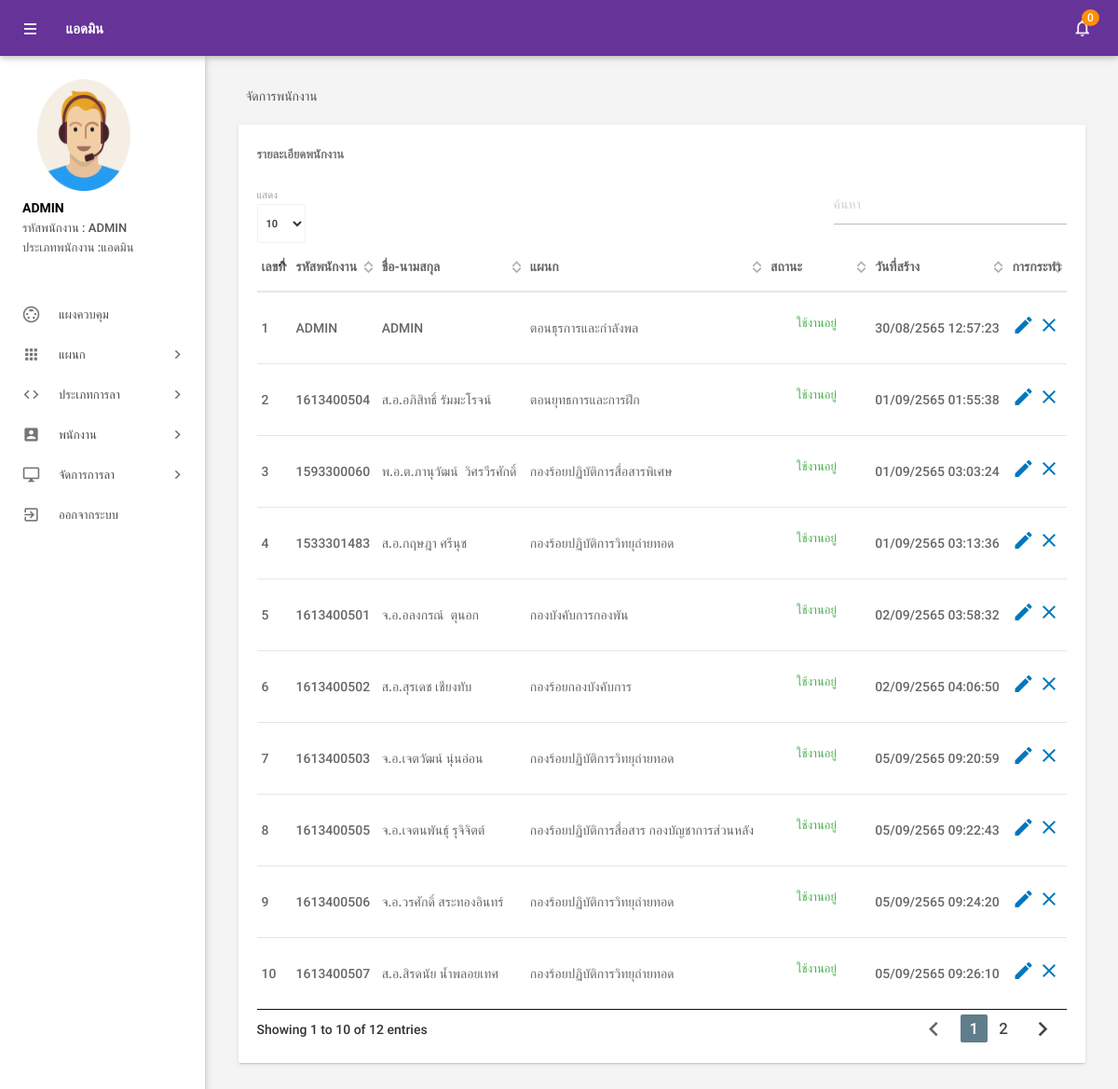
The app's page /admin/manageemployee.php (signed in) with its own data.
### tables this page shows
CREATE TABLE `picture` (
  `id` int(11) NOT NULL,
  `path` text NOT NULL,
  `eid` int(11) NOT NULL
);

CREATE TABLE `tblemployees` (
  `id` int(11) NOT NULL,
  `EmpId` varchar(100) NOT NULL,
  `Prefix` varchar(100) NOT NULL,
  `FirstName` varchar(150) NOT NULL,
  `LastName` varchar(150) NOT NULL,
  `EmailId` varchar(200) NOT NULL,
  `Password` varchar(180) NOT NULL,
  `Gender` enum('ชาย','หญิง','อื่นๆ') NOT NULL,
  `Dob` varchar(100) NOT NULL,
  `Department` varchar(255) NOT NULL,
  `Address` varchar(255) NOT NULL,
  `provinces` varchar(200) NOT NULL,
  `amphures` varchar(100) NOT NULL,
  `districts` varchar(150) NOT NULL,
  `zip_code` text NOT NULL,
  `Phonenumber` char(11) NOT NULL,
  `Status` int(1) NOT NULL,
  `Type_Employee` enum('พนักงานทั่วไป','แอดมิน') NOT NULL,
  `RegDate` timestamp NOT NULL DEFAULT current_timestamp()
);

### admin/manageemployee.php (the view, shortened to what this page needs)
<?php
include('includes/config.php');
if (strlen($_SESSION['alogin']) == 0) {
    header('location:index.php');
} else {
?>
    <!DOCTYPE html>
    <html lang="th">
    <head>
        <link type="text/css" rel="stylesheet" href="../assets/plugins/materialize/css/materialize.min.css" />
        <link href="../assets/plugins/material-preloader/css/materialPreloader.min.css" rel="stylesheet">
        <link href="../assets/plugins/datatables/css/jquery.dataTables.min.css" rel="stylesheet">
        <link href="../assets/css/alpha.min.css" rel="stylesheet" type="text/css" />
        <link href="../assets/css/custom.css" rel="stylesheet" type="text/css" />
    </head>
    <body>
        <?php include('includes/header.php'); ?>
        <?php include('includes/sidebar.php'); ?>
        <main class="mn-inner">
            <div class="row">
                <div class="col s12">
                    <div class="page-title">จัดการพนักงาน</div>
                </div>
                <div class="col s12 m12 l12">
                    <div class="card">
                        <div class="card-content">
                            <span class="card-title">รายละเอียดพนักงาน</span>
                            <table id="example" class="display responsive-table ">
                                <thead>
                                    <tr>
                                        <th>เลขที่</th>
                                        <th>รหัสพนักงาน</th>
                                        <th>ชื่อ-นามสกุล</th>
                                        <th>แผนก</th>
                                        <th>สถานะ</th>
                                        <th>วันที่สร้าง</th>
                                        <th>การกระทำ</th>
                                    </tr>
                                </thead>
                                <tbody>
                                    <?php $sql = "SELECT EmpId,Prefix,FirstName,LastName,Department,Status,RegDate,id from  tblemployees";
                                    $query = $dbh->prepare($sql);
                                    $query->execute();
                                    $results = $query->fetchAll(PDO::FETCH_OBJ);
                                    $cnt = 1;
                                    if ($query->rowCount() > 0) {
                                        foreach ($results as $result) {               ?>
                                            <tr>
                                                <td> <?php echo htmlentities($cnt); ?></td>
                                                <td><?php echo htmlentities($result->EmpId); ?></td>
                                                <td><?php echo htmlentities($result->Prefix); ?><?php echo htmlentities($result->FirstName); ?>&nbsp;<?php echo htmlentities($result->LastName); ?></td>
                                                <td><?php echo htmlentities($result->Department); ?></td>
                                                <td><?php $stats = $result->Status;
                                                    if ($stats) {
                                                    ?>
                                                        <a class="waves-effect waves-green btn-flat m-b-xs">ใช้งานอยู่</a>
                                                    <?php } else { ?>
                                                        <a class="waves-effect waves-red btn-flat m-b-xs">ไม่ใช้งาน</a>
                                                    <?php } ?>
                                                </td>
                                                <td><?php echo  date('d/m/Y H:i:s',strtotime("+543 years",strtotime(($result->RegDate)))) ; ?></td>
                                                <td><a href="editemployee.php?empid=<?php echo htmlentities($result->id); ?>"><i class="material-icons">mode_edit</i></a>
                                                    <?php if ($result->Status == 1) { ?>
                                                        <a href="manageemployee.php?inid=<?php echo htmlentities($result->id); ?>" onclick="return confirm('คุณแน่ใจหรือว่าต้องการปิดใช้งานพนักงานชื่อ <?php echo htmlentities($result->FirstName); ?>&nbsp;<?php echo htmlentities($result->LastName); ?>?');"" > <i class=" material-icons" title="Inactive">clear</i>
                                                            <?php } ?>
                                                </td>
                                            </tr>
                                    <?php $cnt++;
                                        }
                                    } ?>
                                </tbody>
                            </table>
                        </div>
                    </div>
                </div>
            </div>
        </main>
        </div>
        <div class="left-sidebar-hover"></div>
    </body>
    </html>
<?php } ?>

### admin/includes/sidebar.php (shortened to what this page needs)
     <aside id="slide-out" class="side-nav white fixed">
         <div class="side-nav-wrapper">
             <div class="sidebar-profile">
                 <div class="sidebar-profile-image">
                     <?php
                        $eid = $_SESSION['eid'];
                        $sql2 = "SELECT * from  tblemployees left join picture on picture.eid = tblemployees.id where tblemployees.id  =:eid order by picture.id desc";
                        $query2 = $dbh->prepare($sql2);
                        $query2->bindParam(':eid', $eid, PDO::PARAM_STR);
                        $query2->execute();
                        $results2 = $query2->fetch(PDO::FETCH_ASSOC);
                        if
                        (!is_null($results2['path'])){
                            $image_src = (isset($_SERVER['HTTPS']) && $_SERVER['HTTPS'] === 'on' ? "https" : "http") . "://$_SERVER[HTTP_HOST]/elms/images/" . $results2['path'];
                        }
                        else{
                            $image_src = (isset($_SERVER['HTTPS']) && $_SERVER['HTTPS'] === 'on' ? "https" : "http") . "://$_SERVER[HTTP_HOST]/elms/images/default.png" ;
                        }
?>
                     <a
                         href="form-images.php?eid=<?= $_SESSION['eid'] ?>&redirecturl=<?=(isset($_SERVER['HTTPS']) && $_SERVER['HTTPS'] === 'on' ? "https" : "http") . "://$_SERVER[HTTP_HOST]$_SERVER[REQUEST_URI]";?>"><img
                             src="<?= $image_src  ?>" alt=""></a>
                 </div>
                 <div class="sidebar-profile-info">
                     <?php
                        $eid = $_SESSION['eid'];
                        $sql = "SELECT FirstName,LastName,EmpId,Type_Employee,Prefix from  tblemployees where id=:eid";
                        $query = $dbh->prepare($sql);
                        $query->bindParam(':eid', $eid, PDO::PARAM_STR);
                        $query->execute();
                        $results = $query->fetchAll(PDO::FETCH_OBJ);
                        if ($query->rowCount() > 0) {
                            foreach ($results as $result) {               ?>
                     <p><?php echo htmlentities($result->Prefix . " " . $result->FirstName . " " . $result->LastName); ?>
                     </p>
                     <span>รหัสพนักงาน : </span><span><?php echo htmlentities($result->EmpId) ?></span> <br>
                     <span>ประเภทพนักงาน :<?php echo htmlentities($result->Type_Employee) ?></span>
                     <?php }
                        } ?>
                 </div>
             </div>
             <ul class="sidebar-menu collapsible collapsible-accordion" data-collapsible="accordion">
                 <li class="no-padding"><a class="waves-effect waves-grey" href="dashboard.php"><i
                             class="material-icons">settings_input_svideo</i>แผงควบคุม</a></li>
                 <li class="no-padding">
                     <a class="collapsible-header waves-effect waves-grey"><i class="material-icons">apps</i>แผนก<i
                             class="nav-drop-icon material-icons">keyboard_arrow_right</i></a>
                 </li>
                 <li class="no-padding">
                     <a class="collapsible-header waves-effect waves-grey"><i
                             class="material-icons">code</i>ประเภทการลา<i
                             class="nav-drop-icon material-icons">keyboard_arrow_right</i></a>
                 </li>
                 <li class="no-padding">
                     <a class="collapsible-header waves-effect waves-grey"><i
                             class="material-icons">account_box</i>พนักงาน<i
                             class="nav-drop-icon material-icons">keyboard_arrow_right</i></a>
                 </li>
                 <li class="no-padding">
                     <a class="collapsible-header waves-effect waves-grey"><i
                             class="material-icons">desktop_windows</i>จัดการการลา<i
                             class="nav-drop-icon material-icons">keyboard_arrow_right</i></a>
                 </li>
                 <li class="no-padding">
                     <a class="waves-effect waves-grey" href="logout.php"><i
                             class="material-icons">exit_to_app</i>ออกจากระบบ</a>
                 </li>
             </ul>
         </div>
     </aside>

### records on screen
picture: path (placeholder picture)
tblemployees: Prefix+FirstName+LastName "ADMIN", EmpId "ADMIN", Type_Employee "แอดมิน", FirstName "ADMIN", Department "ตอนธุรการและกำลังพล", Status "ใช้งานอยู่", RegDate "30/08/2565 12:57:23"
tblemployees: EmpId "1613400504", Prefix "ส.อ.", FirstName "อภิสิทธิ์", LastName "รัมมะโรจน์", Department "ตอนยุทธการและการฝึก", Status "ใช้งานอยู่", RegDate "01/09/2565 01:55:38"
tblemployees: EmpId "1593300060", Prefix "พ.อ.ต.", FirstName "ภานุวัฒน์", LastName "วิศรวีรศักดิ์", Department "กองร้อยปฏิบัติการสื่อสารพิเศษ", Status "ใช้งานอยู่", RegDate "01/09/2565 03:03:24"
tblemployees: EmpId "1533301483", Prefix "ส.อ.", FirstName "กฤษฎา", LastName "ศรีนุช", Department "กองร้อยปฏิบัติการวิทยุถ่ายทอด", Status "ใช้งานอยู่", RegDate "01/09/2565 03:13:36"
tblemployees: EmpId "1613400501", Prefix "จ.อ.", FirstName "อลงกรณ์", LastName "ตุนอก", Department "กองบังคับการกองพัน", Status "ใช้งานอยู่", RegDate "02/09/2565 03:58:32"
tblemployees: EmpId "1613400502", Prefix "ส.อ.", FirstName "สุรเดช", LastName "เชียงทับ", Department "กองร้อยกองบังคับการ", Status "ใช้งานอยู่", RegDate "02/09/2565 04:06:50"
tblemployees: EmpId "1613400503", Prefix "จ.อ.", FirstName "เจตวัฒน์", LastName "นุ่นอ่อน", Department "กองร้อยปฏิบัติการวิทยุถ่ายทอด", Status "ใช้งานอยู่", RegDate "05/09/2565 09:20:59"
tblemployees: EmpId "1613400505", Prefix "จ.อ.", FirstName "เจตนพันธุ์", LastName "รุจิจิตต์", Department "กองร้อยปฏิบัติการสื่อสาร กองบัญชาการส่วนหลัง", Status "ใช้งานอยู่", RegDate "05/09/2565 09:22:43"
tblemployees: EmpId "1613400506", Prefix "จ.อ.", FirstName "วรศักดิ์", LastName "สระทองอินทร์", Department "กองร้อยปฏิบัติการวิทยุถ่ายทอด", Status "ใช้งานอยู่", RegDate "05/09/2565 09:24:20"
tblemployees: EmpId "1613400507", Prefix "ส.อ.", FirstName "สิรดนัย", LastName "น้ำพลอยเทศ", Department "กองร้อยปฏิบัติการวิทยุถ่ายทอด", Status "ใช้งานอยู่", RegDate "05/09/2565 09:26:10"

### other values on screen
$unreadcount "0"
